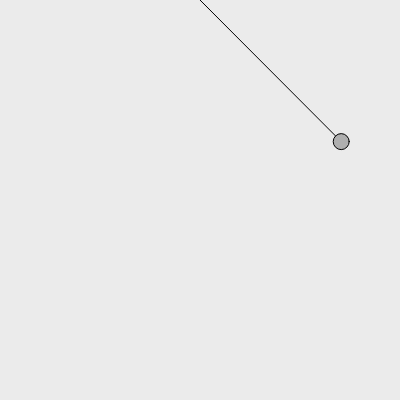
Frame 1 (no input)
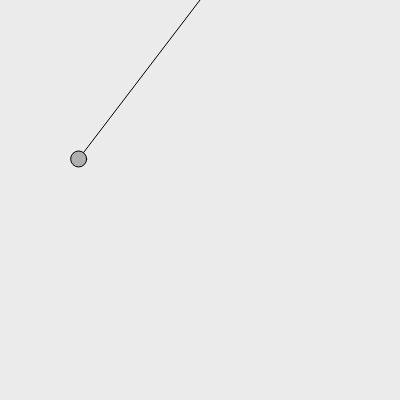
Frame 60 (no input)
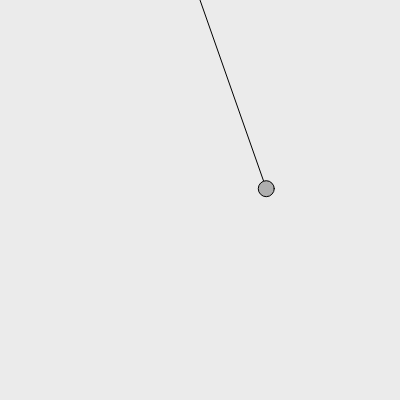
Frame 120 (the mouse pressed at the canvas centre since frame 60)

The p5.js sketch that drew these frames (run headless with seeded random() and noise() and a simulated clock; from frame 60 on, the mouse is pressed at the canvas centre):

// p5.js sketch
// ── sketch.js
/// <reference path="../../p5.global-mode.d.ts" />
let GRAVITY = 0.4;

class Pendulum {
    constructor(origin, r) {
        this.origin = origin;
        this.r = r;
        this.position = createVector(0, 0);
        this.angle = QUARTER_PI;
        this.aVelocity = 0.0;
        this.aAcceleration = 0.0;
        this.damping = 0.999; // 減衰
    }
    update() {
        this.aAcceleration = (-1 * GRAVITY / this.r) * sin(this.angle);

        this.aVelocity += this.aAcceleration;
        this.angle += this.aVelocity;

        this.aVelocity *= this.damping;
    }
    display() {
        this.position.set(this.r*sin(this.angle), this.r*cos(this.angle), 0);
        this.position.add(this.origin);

        stroke(0);
        line(this.origin.x, this.origin.y, this.position.x, this.position.y);
        fill(175);
        ellipse(this.position.x, this.position.y, 16, 16);
    }
    go() {
        this.update();
        this.display();
    }
}

let p;

function setup() {
    createCanvas(400, 400);
    p = new Pendulum(createVector(width/2, 0), 200);
}
function draw() {
    background(235);
    p.go();
}
